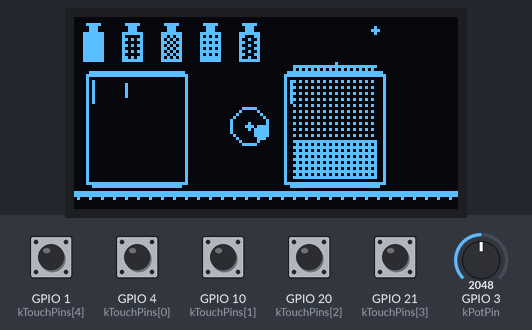
A program run on a simulated ESP32-C3. Parts: 128×64 one-colour display. Inputs (shaded band) come from the test bench; at power-on: GPIO 1 (kTouchPins[4]), GPIO 4 (kTouchPins[0]), GPIO 10 (kTouchPins[1]), GPIO 20 (kTouchPins[2]), GPIO 21 (kTouchPins[3]) LOW, GPIO 3 (kPotPin) = 2048 (analog values on the 0–4095 scale). Random numbers use the default seed unless the program sets one; what the program prints to the serial monitor is not drawn.

Above: at 1.22 s.
1.6 s: GPIO 1 (kTouchPins[4]) pulled HIGH for 1 s
At 2.94 s:
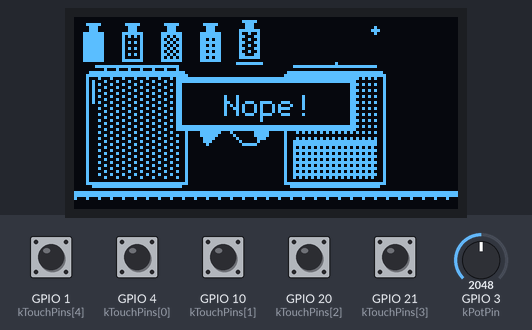
3.2 s: GPIO 3 (kPotPin) set to 2866
At 3.8 s:
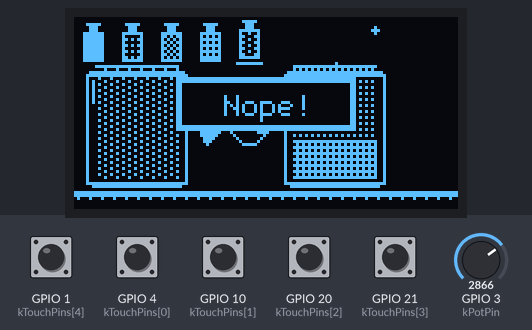
4.7 s: GPIO 4 (kTouchPins[0]) pulled HIGH for 1 s
At 6.25 s:
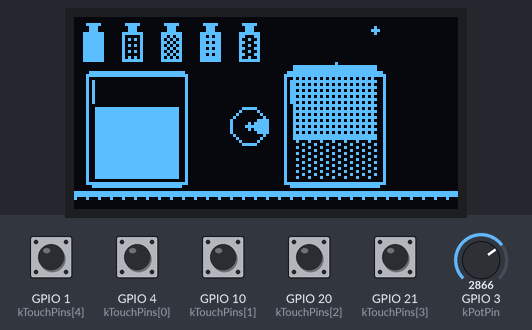
6.3 s: GPIO 10 (kTouchPins[1]) pulled HIGH for 0.15 s
At 6.64 s:
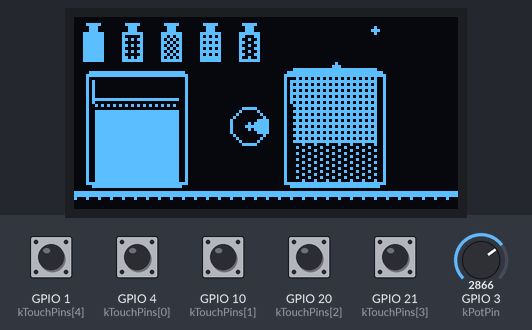
7.0 s: GPIO 20 (kTouchPins[2]) pulled HIGH for 0.15 s
At 7.46 s:
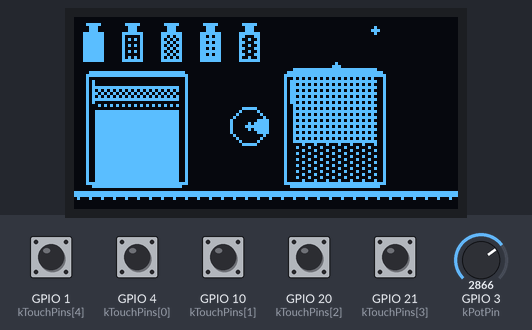
7.7 s: GPIO 21 (kTouchPins[3]) pulled HIGH for 0.15 s
At 8.56 s:
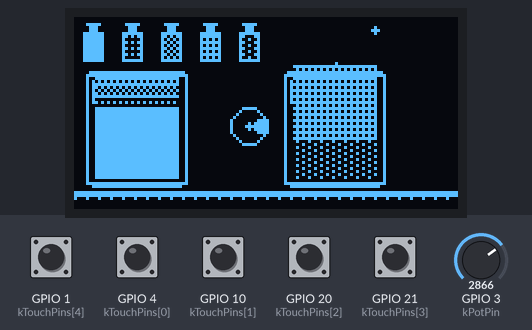
Timing chart, 0 to 9.4 s (numbered marks = the images above; inputs shaded):
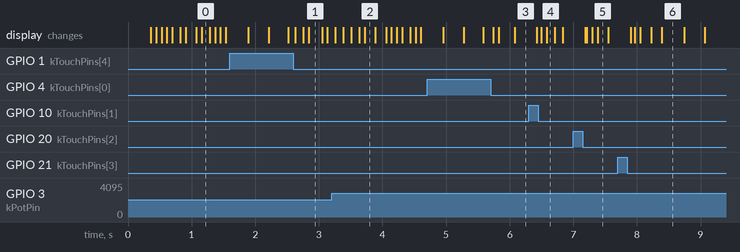

The program:

main.cpp
```cpp
#include <Arduino.h>
#include <Wire.h>
#include <U8g2lib.h>
#include <math.h>

// Pins: component-specifications/touch-sensor.md, potentiometer.md
static constexpr int kOledSda = 6;
static constexpr int kOledScl = 7;
static constexpr int kPotPin = 3;
static constexpr int kTouchPins[] = {4, 10, 20, 21, 1};
static constexpr int kFlavorCount = 5;
static constexpr int kMaxLayers = 5;
static constexpr int kGlassH = 38;
static constexpr int kGlassW = 34;
static constexpr int kFlowDeadzone = 6;
static constexpr int kHeightSlop = 3;
static constexpr float kDumpHoldSec = 0.8f;

#if !defined(TOUCH_ACTIVE_HIGH)
#define TOUCH_ACTIVE_HIGH 1
#endif

static U8G2_SH1106_128X64_NONAME_F_HW_I2C display(
    U8G2_R0, U8X8_PIN_NONE, kOledScl, kOledSda);

struct Layer {
  int8_t flavor;
  uint8_t height;
};

enum class Phase : uint8_t { Play, Win, Fail };

struct Game {
  Layer recipe[kMaxLayers];
  uint8_t recipeCount = 0;
  Layer sealed[kMaxLayers];
  uint8_t sealedCount = 0;
  int8_t openFlavor = -1;
  uint8_t openHeight = 0;
  int8_t heldPad = -1;  // bottle held down right now (−1 = none)
  Phase phase = Phase::Play;
  uint8_t level = 1;
  uint32_t phaseUntil = 0;
  float shine = 0;
  float stream = 0;
  float settle = 0;
  float shake = 0;
  float garnish = 0;
  float dumpAnim = 0;
  float dumpCharge = 0;  // 0..1 while long-holding pad with tap closed
  bool wasOpen = false;
  bool dumpLatched = false;  // already dumped this hold
};

static Game g;

static bool devicePresent(uint8_t addr) {
  Wire.beginTransmission(addr);
  return Wire.endTransmission() == 0;
}

static uint8_t waitForOled() {
  for (;;) {
    if (devicePresent(0x3C)) {
      return 0x3C;
    }
    if (devicePresent(0x3D)) {
      return 0x3D;
    }
    Serial.println("No OLED");
    delay(1000);
  }
}

static bool touchDown(int pin) {
#if TOUCH_ACTIVE_HIGH
  return digitalRead(pin) == HIGH;
#else
  return digitalRead(pin) == LOW;
#endif
}

static int potPercent() {
  const int raw = analogRead(kPotPin);
  const int value = 4095 - constrain(raw, 0, 4095);
  return map(value, 0, 4095, 0, 100);
}

static uint8_t sealedSum() {
  uint8_t t = 0;
  for (uint8_t i = 0; i < g.sealedCount; ++i) {
    t = static_cast<uint8_t>(t + g.sealed[i].height);
  }
  return t;
}

static uint8_t totalFilled() {
  return static_cast<uint8_t>(sealedSum() + g.openHeight);
}

static void clearGlass() {
  g.sealedCount = 0;
  g.openFlavor = -1;
  g.openHeight = 0;
  g.settle = 1.0f;
  g.dumpAnim = 1.0f;
}

static void newRecipe() {
  uint8_t n = 2;
  if (g.level >= 3) {
    n = 3;
  }
  if (g.level >= 5) {
    n = 4;
  }
  if (g.level >= 8) {
    n = 5;
  }
  if (g.level > 1 && random(0, 3) == 0 && n < 5) {
    n++;
  }
  n = constrain(n, (uint8_t)2, (uint8_t)5);

  g.recipeCount = n;
  uint8_t remaining = kGlassH;
  for (uint8_t i = 0; i < n; ++i) {
    const uint8_t left = static_cast<uint8_t>(n - i);
    uint8_t h;
    if (left == 1) {
      h = remaining;
    } else {
      const uint8_t minH = 6;
      const uint8_t maxH = static_cast<uint8_t>(remaining - (left - 1) * minH);
      h = static_cast<uint8_t>(random(minH, max((int)minH + 1, (int)maxH + 1)));
      remaining = static_cast<uint8_t>(remaining - h);
    }
    int8_t flavor = static_cast<int8_t>(random(0, kFlavorCount));
    if (i > 0 && flavor == g.recipe[i - 1].flavor) {
      flavor = static_cast<int8_t>((flavor + 1 + random(0, 4)) % kFlavorCount);
    }
    g.recipe[i] = {flavor, h};
  }

  clearGlass();
  g.dumpAnim = 0;
  g.phase = Phase::Play;
  g.heldPad = -1;
  g.dumpCharge = 0;
  g.dumpLatched = false;
  g.garnish = 0;
  g.shake = 0;
  g.wasOpen = false;
}

static bool recipesMatch() {
  if (g.openHeight > 0 || g.sealedCount != g.recipeCount) {
    return false;
  }
  for (uint8_t i = 0; i < g.recipeCount; ++i) {
    if (g.sealed[i].flavor != g.recipe[i].flavor) {
      return false;
    }
    if (abs((int)g.sealed[i].height - (int)g.recipe[i].height) > kHeightSlop) {
      return false;
    }
  }
  return true;
}

static void sealOpenLayer() {
  if (g.openHeight == 0 || g.openFlavor < 0) {
    g.openFlavor = -1;
    g.openHeight = 0;
    return;
  }
  if (g.sealedCount < kMaxLayers) {
    g.sealed[g.sealedCount++] = {g.openFlavor, g.openHeight};
  }
  g.openFlavor = -1;
  g.openHeight = 0;
  g.settle = 1.0f;
}

static void tryJudge() {
  if (g.phase != Phase::Play) {
    return;
  }
  if (g.openHeight > 0) {
    sealOpenLayer();
  }
  if (recipesMatch()) {
    g.phase = Phase::Win;
    g.phaseUntil = millis() + 2400;
    g.garnish = 0;
    return;
  }
  if (totalFilled() >= kGlassH) {
    g.phase = Phase::Fail;
    g.phaseUntil = millis() + 1600;
    g.shake = 1.0f;
  }
}

// First held pad wins (leftmost). Hold-to-pour: no toggle state.
static int8_t readHeldPad() {
  for (uint8_t i = 0; i < kFlavorCount; ++i) {
    if (touchDown(kTouchPins[i])) {
      return static_cast<int8_t>(i);
    }
  }
  return -1;
}

static void pourStep(int flow, float dt) {
  const int room = kGlassH - (int)sealedSum() - (int)g.openHeight;
  if (room <= 0) {
    sealOpenLayer();
    tryJudge();
    return;
  }

  const float rate = 8.0f + (flow - kFlowDeadzone) * 0.7f;
  int add = (int)(rate * dt + 0.5f);
  if (add < 1 && rate * dt > 0.15f) {
    add = 1;
  }
  if (add > room) {
    add = room;
  }
  g.openHeight = static_cast<uint8_t>(g.openHeight + add);

  if (totalFilled() >= kGlassH) {
    sealOpenLayer();
    tryJudge();
  }
}

static void simulate(float dt) {
  g.shine += dt * 1.3f;
  g.stream += dt * (1.0f + potPercent() * 0.05f);
  if (g.settle > 0) {
    g.settle = max(0.0f, g.settle - dt * 2.8f);
  }
  if (g.shake > 0) {
    g.shake = max(0.0f, g.shake - dt * 2.2f);
  }
  if (g.dumpAnim > 0) {
    g.dumpAnim = max(0.0f, g.dumpAnim - dt * 2.0f);
  }
  if (g.phase == Phase::Win) {
    g.garnish = min(1.0f, g.garnish + dt * 1.5f);
  }

  if (g.phase != Phase::Play) {
    if (millis() >= g.phaseUntil) {
      if (g.phase == Phase::Win) {
        g.level++;
      }
      newRecipe();
    }
    return;
  }

  const int flow = potPercent();
  const bool tapOpen = flow > kFlowDeadzone;
  const int8_t held = readHeldPad();
  const int8_t prevHeld = g.heldPad;

  // Released bottle → seal current pour
  if (prevHeld >= 0 && held < 0) {
    sealOpenLayer();
    g.dumpCharge = 0;
    g.dumpLatched = false;
    if (totalFilled() >= kGlassH && !tapOpen) {
      tryJudge();
    }
  }

  // Switched bottle mid-hold → seal, then continue with new flavor
  if (prevHeld >= 0 && held >= 0 && held != prevHeld) {
    sealOpenLayer();
  }

  g.heldPad = held;

  // Closed the tap → seal; if full, auto-serve
  if (!tapOpen && g.wasOpen) {
    sealOpenLayer();
    if (totalFilled() >= kGlassH) {
      tryJudge();
    }
  }
  g.wasOpen = tapOpen;

  if (held < 0) {
    g.dumpCharge = 0;
    g.dumpLatched = false;
    return;
  }

  if (!tapOpen) {
    // Long-hold with tap closed = dump
    if (!g.dumpLatched) {
      g.dumpCharge = min(1.0f, g.dumpCharge + dt / kDumpHoldSec);
      if (g.dumpCharge >= 1.0f) {
        clearGlass();
        g.dumpLatched = true;
        g.dumpCharge = 0;
      }
    }
    return;
  }

  // Tap open + hold pad = pour
  g.dumpCharge = 0;
  g.dumpLatched = false;
  g.openFlavor = held;
  if (g.openHeight == 0) {
    g.openFlavor = held;
  }
  pourStep(flow, dt);
}

// --- drawing (Playdate-ish 1-bit: chunky outlines, Bayer dither, sparse HUD) ---

// 4x4 Bayer thresholds 0..15 for ordered dither
static const uint8_t kBayer4[4][4] = {
    {0, 8, 2, 10},
    {12, 4, 14, 6},
    {3, 11, 1, 9},
    {15, 7, 13, 5},
};

static void ditherRect(int x, int y, int w, int h, int level /*0..16*/, int scroll) {
  // level: how many Bayer cells light up (0 empty .. 16 solid-ish)
  if (w <= 0 || h <= 0) {
    return;
  }
  for (int yy = y; yy < y + h; ++yy) {
    for (int xx = x; xx < x + w; ++xx) {
      const int bx = (xx + scroll) & 3;
      const int by = (yy + (scroll >> 1)) & 3;
      if (kBayer4[by][bx] < level) {
        display.drawPixel(xx, yy);
      }
    }
  }
}

static void fillFlavor(int x, int y, int w, int h, int8_t flavor, float t) {
  if (w <= 0 || h <= 0 || flavor < 0) {
    return;
  }
  const int scroll = (int)(t * 3.0f);
  switch (flavor) {
    case 0:  // black — “cola”
      display.drawBox(x, y, w, h);
      break;
    case 1:  // 25% dither
      ditherRect(x, y, w, h, 4, scroll);
      break;
    case 2:  // 50%
      ditherRect(x, y, w, h, 8, 0);
      break;
    case 3:  // 75%
      ditherRect(x, y, w, h, 12, scroll);
      break;
    default:  // brick / hatch
      for (int yy = y; yy < y + h; ++yy) {
        for (int xx = x; xx < x + w; ++xx) {
          if (((xx + yy * 2) & 3) == 0) {
            display.drawPixel(xx, yy);
          }
        }
      }
      break;
  }
}

static void drawThickGlass(int x, int rimY, int bottom) {
  // Stemless tumbler: wide rim, slight taper via inset base, 2px rim lip
  display.drawHLine(x + 1, rimY, kGlassW - 2);
  display.drawHLine(x, rimY + 1, kGlassW);
  display.drawVLine(x, rimY + 1, bottom - rimY - 1);
  display.drawVLine(x + kGlassW - 1, rimY + 1, bottom - rimY - 1);
  display.drawHLine(x + 2, bottom, kGlassW - 4);
  display.drawHLine(x + 1, bottom - 1, kGlassW - 2);
  // Inner highlight line (Playdate glass glint)
  display.drawVLine(x + 2, rimY + 3, 8);
}

static void drawGlassStack(
    int glassX,
    int glassBottom,
    const Layer *layers,
    uint8_t count,
    int8_t openFlav,
    uint8_t openH,
    float t,
    bool showBubbles) {
  const int innerX = glassX + 3;
  const int innerW = kGlassW - 6;
  int y = glassBottom - 2;

  auto drawBand = [&](int8_t flav, uint8_t h, bool bubbling) {
    if (h == 0) {
      return;
    }
    y -= h;
    int bandY = y;
    if (g.settle > 0.05f && !bubbling) {
      bandY += (int)(sinf((1.0f - g.settle) * 3.14f) * 2.0f);
    }
    fillFlavor(innerX, bandY, innerW, h, flav, t);
    // Meniscus
    display.drawHLine(innerX, bandY, innerW);
    if (bubbling && showBubbles) {
      for (int i = 0; i < 5; ++i) {
        const float a = t * 4.0f + i * 1.3f;
        const int bx = innerX + 2 + (int)((sinf(a) * 0.5f + 0.5f) * (innerW - 6));
        const int by = bandY + h - 3 - ((int)(t * 18 + i * 7) % max(2, (int)h - 2));
        if (by >= bandY + 1 && by < bandY + h - 1) {
          display.drawDisc(bx, by, 1);
          display.setDrawColor(0);
          display.drawPixel(bx, by);
          display.setDrawColor(1);
        }
      }
    }
  };

  for (uint8_t i = 0; i < count; ++i) {
    drawBand(layers[i].flavor, layers[i].height, false);
  }
  if (openH > 0 && openFlav >= 0) {
    drawBand(openFlav, openH, true);
  }
}

static void drawPour(int glassX, int rimY, int flow, float t) {
  if (flow <= kFlowDeadzone) {
    return;
  }
  const int cx = glassX + kGlassW / 2;
  const int thick = 1 + (flow - kFlowDeadzone) / 22;
  // Chunky dashed stream
  for (int i = 0; i < 6; ++i) {
    const float u = fmodf(t * 3.0f + i * 0.16f, 1.0f);
    const int sy = rimY - 10 + (int)(u * 12);
    const int wobble = (int)(sinf(t * 10 + i) * 1.5f);
    display.drawBox(cx - thick / 2 + wobble, sy, thick + 1, 3);
  }
}

static void drawBottle(int x, int y, int8_t flavor, bool selected, float t) {
  // Chunky 9×14 bottle sprite
  const int lift = selected ? (int)(fabsf(sinf(t * 8)) * 2) : 0;
  const int by = y - lift;
  display.drawBox(x + 3, by, 3, 3);          // neck
  display.drawFrame(x + 1, by + 3, 7, 10);   // body
  fillFlavor(x + 2, by + 4, 5, 8, flavor, t);
  display.drawHLine(x + 2, by, 5);           // cork
  if (selected) {
    display.drawHLine(x, by + 14, 9);  // shadow under lifted bottle
  }
}

static void drawCrank(int cx, int cy, int flow, bool pouring, float t) {
  // Playdate-style crank: angle from flow; spins only while pouring
  display.drawCircle(cx, cy, 6);
  display.drawDisc(cx, cy, 1);
  const float ang =
      -1.2f + (flow / 100.0f) * 3.6f + (pouring ? t * 5.0f : 0.0f);
  const int hx = cx + (int)(cosf(ang) * 5);
  const int hy = cy + (int)(sinf(ang) * 5);
  display.drawLine(cx, cy, hx, hy);
  display.drawDisc(hx, hy, 2);
}

static void drawSpeech(int x, int y, int w, int h, const char *msg) {
  display.setDrawColor(0);
  display.drawBox(x, y, w, h);
  display.setDrawColor(1);
  display.drawFrame(x, y, w, h);
  display.drawFrame(x + 1, y + 1, w - 2, h - 2);
  // Tail
  display.drawTriangle(x + 8, y + h, x + 14, y + h, x + 10, y + h + 4);
  display.setFont(u8g2_font_6x12_tr);
  const int tw = display.getStrWidth(msg);
  display.drawStr(x + (w - tw) / 2, y + h - 5, msg);
  display.setFont(u8g2_font_5x7_tr);
}

static void drawUi() {
  const float t = millis() / 1000.0f;
  display.clearBuffer();
  display.setDrawColor(1);
  display.setFont(u8g2_font_5x7_tr);

  const int shakeX = g.shake > 0 ? (int)(sinf(t * 36) * g.shake * 2) : 0;
  const int flow = potPercent();

  // Floor / bar counter
  display.drawHLine(0, 58, 128);
  display.drawHLine(0, 59, 128);
  for (int x = 0; x < 128; x += 4) {
    display.drawPixel(x + ((int)(t) & 1), 60);
  }

  const bool pouring =
      flow > kFlowDeadzone && g.heldPad >= 0 && g.phase == Phase::Play;

  // Bottles on the shelf — lift only while finger is down
  for (int i = 0; i < kFlavorCount; ++i) {
    drawBottle(2 + i * 13, 2, (int8_t)i, g.heldPad == i, t);
  }

  // Level pip dots (no text chrome)
  for (int i = 0; i < 5 && i < g.level; ++i) {
    display.drawDisc(100 + i * 5, 4, 1);
  }

  const int leftX = 4 + shakeX;
  const int rightX = 70;
  const int rimY = 18;
  const int bottom = rimY + kGlassH;

  drawThickGlass(leftX, rimY, bottom);
  drawThickGlass(rightX, rimY, bottom);

  // Star marker on ticket glass
  display.drawPixel(rightX + kGlassW / 2, rimY - 3);
  display.drawHLine(rightX + kGlassW / 2 - 1, rimY - 2, 3);

  drawGlassStack(
      leftX, bottom, g.sealed, g.sealedCount, g.openFlavor, g.openHeight, t, true);
  drawGlassStack(rightX, bottom, g.recipe, g.recipeCount, -1, 0, t, false);

  // Glass shine
  if (totalFilled() < kGlassH / 2) {
    const int sx = leftX + 3 + ((int)(g.shine * 10) % (kGlassW - 8));
    display.drawVLine(sx, rimY + 4, 5);
  }

  if (pouring) {
    drawPour(leftX, rimY, flow, g.stream);
  }

  drawCrank(58, 36, flow, pouring, t);

  // Dump charge: long-hold pad while tap closed
  if (g.dumpCharge > 0.05f && g.phase == Phase::Play) {
    display.drawFrame(48, 28, 32, 6);
    const int fill = (int)(g.dumpCharge * 30);
    if (fill > 0) {
      display.drawBox(49, 29, fill, 4);
    }
    display.setFont(u8g2_font_5x7_tr);
    display.drawStr(50, 27, "DUMP");
  }

  if (g.phase == Phase::Win) {
    drawSpeech(30, 20, 68, 18, "Served!");
    const int gx = leftX + kGlassW / 2;
    const int gy = rimY - (int)(g.garnish * 7);
    display.drawTriangle(gx - 3, gy + 4, gx + 3, gy + 4, gx, gy);
    display.drawBox(leftX + 6, rimY - (int)(g.garnish * 5), 2, 10);
  } else if (g.phase == Phase::Fail) {
    drawSpeech(34, 20, 60, 18, "Nope!");
  }

  if (totalFilled() >= kGlassH && g.phase == Phase::Play) {
    for (int i = 0; i < 6; ++i) {
      display.drawDisc(leftX + 5 + i * 4, rimY - ((int)(t * 8 + i) & 1), 1);
    }
  }

  display.sendBuffer();
}

void setup() {
  Serial.begin(115200);
  delay(300);
  randomSeed(esp_random());

  for (int i = 0; i < kFlavorCount; ++i) {
#if TOUCH_ACTIVE_HIGH
    pinMode(kTouchPins[i], INPUT_PULLDOWN);
#else
    pinMode(kTouchPins[i], INPUT_PULLUP);
#endif
  }
  pinMode(kPotPin, INPUT);
  analogReadResolution(12);

  Wire.begin(kOledSda, kOledScl);
  Wire.setClock(400000);
  const uint8_t addr = waitForOled();
  display.setI2CAddress(static_cast<uint8_t>(addr << 1));
  display.begin();
  display.setFontPosBaseline();

  newRecipe();
  Serial.println(
      "cocktail-lab  hold pad+open tap=pour  release/close=seal  "
      "long-hold pad tap-closed=dump  full+close=serve");
}

void loop() {
  static uint32_t last = millis();
  const uint32_t now = millis();
  float dt = (now - last) / 1000.0f;
  last = now;
  if (dt > 0.08f) {
    dt = 0.08f;
  }

  simulate(dt);
  drawUi();
  delay(16);
}
```
